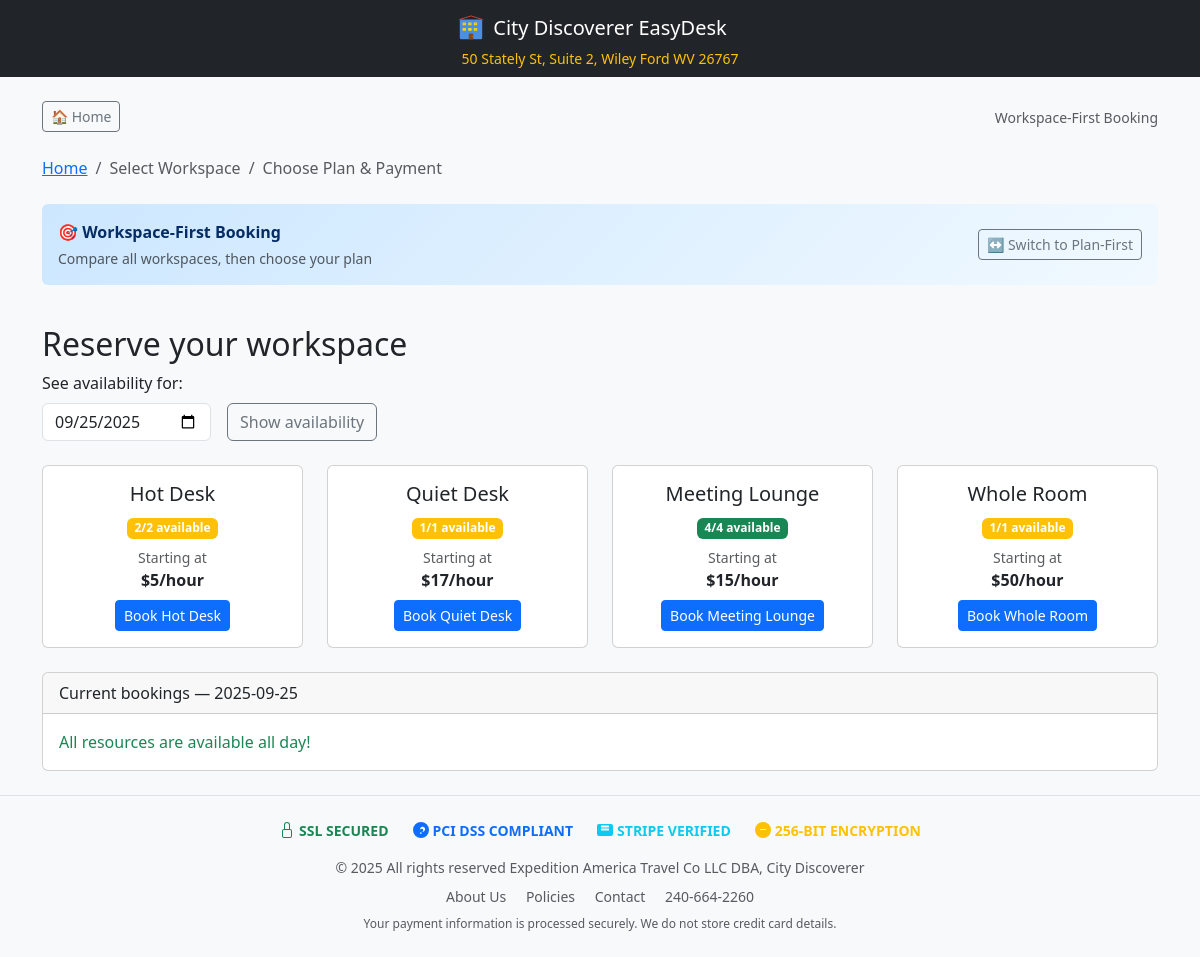
Screenshot of /book with the database file from the repository.
### main.py (models this page shows, shortened)
class Resource(db.Model):
    id = db.Column(db.Integer, primary_key=True)
    name = db.Column(db.String(120), nullable=False)
    hourly_rate_cents = db.Column(db.Integer, nullable=False)
    day_rate_cents = db.Column(db.Integer, nullable=False, default=0)
    week_rate_cents = db.Column(db.Integer, nullable=False, default=0)
    month_rate_cents = db.Column(db.Integer, nullable=False, default=0)
    capacity = db.Column(db.Integer, default=10)
    opening_hours = db.Column(db.Text)  # JSON string
    active = db.Column(db.Boolean, default=True)

### main.py (the view)
@app.get("/book")
def book_page():
    resources = Resource.query.filter_by(active=True).all()
    date = request.args.get("date") or dt.date.today().isoformat()
    pre_selected_plan = request.args.get("plan")  # Get pre-selected plan from URL
    flow_type = request.args.get("flow", "workspace-first")  # Default to workspace-first
    grouped = day_bookings(date)
    if pre_selected_plan and not request.args.get("flow"):
        flow_type = "plan-first"
    capacity_info = {}
    for r in resources:
        start_dt = parse_dt(date, "09:00")
        end_dt = parse_dt(date, "17:00")
        available = seats_left(r.id, start_dt, end_dt)
        capacity_info[r.id] = {"available": available, "total": r.capacity}
    plan_display_names = {
        "hour": "Hourly",
        "day": "Day Pass",
        "week": "Week Pass",
        "month": "Month Pass"
    }
    return render_template("book.html",
                         resources=resources,
                         promo=PROMO_CODE,
                         date=date,
                         grouped=grouped,
                         capacity_info=capacity_info,
                         as_money=as_money,
                         use_mercury=USE_MERCURY,
                         allow_pos=ALLOW_POS_CHECKOUT,
                         pre_selected_plan=pre_selected_plan,
                         flow_type=flow_type,
                         plan_display_names=plan_display_names,
                         stripe_public_key=STRIPE_PUBLIC_KEY)

### main.py (called while the page is built)
def parse_dt(date_str, time_str):
    y, m, d = map(int, date_str.split("-"))
    hh, mm = map(int, time_str.split(":"))
    return dt.datetime(y, m, d, hh, mm)

def seats_left(resource_id, start_dt, end_dt):
    resource = Resource.query.get(resource_id)
    if not resource:
        return 0
    used_seats = db.session.query(db.func.coalesce(db.func.sum(Booking.seats), 0)).filter(
        Booking.resource_id == resource_id,
        Booking.status.in_(["reserved", "paid", "checked_in", "free"]),
        Booking.start_dt < end_dt,
        Booking.end_dt > start_dt
    ).scalar() or 0
    return max(0, resource.capacity - used_seats)

def day_bookings(date_str):
    y, m, d = map(int, date_str.split("-"))
    start = dt.datetime(y, m, d, 0, 0)
    end = start + dt.timedelta(days=1)
    bookings = Booking.query.filter(
        Booking.start_dt < end,
        Booking.end_dt > start,
        Booking.status.in_(["reserved", "paid", "checked_in", "free"])
    ).order_by(Booking.resource_id, Booking.start_dt).all()
    grouped = {}
    for b in bookings:
        grouped.setdefault(b.resource_id, []).append(b)
    return grouped

### templates/book.html (shortened to what this page needs)
{% extends "base.html" %}
{% block content %}
<div class="d-flex justify-content-between align-items-center mb-4">
  <div>
    <a href="/" class="btn btn-outline-secondary btn-sm">
      🏠 Home
    </a>
  </div>
  <div class="text-end">
    {% if flow_type == 'plan-first' %}
      <small class="text-muted">Plan-First Booking</small>
    {% else %}
      <small class="text-muted">Workspace-First Booking</small>
    {% endif %}
  </div>
</div>
<nav aria-label="Booking flow breadcrumb">
  <ol class="breadcrumb mb-4">
    <li class="breadcrumb-item"><a href="/">Home</a></li>
    {% if flow_type == 'plan-first' %}
      <li class="breadcrumb-item">
        <a href="/" data-bs-toggle="modal" data-bs-target="#planSelectionModal">Choose Plan</a>
      </li>
      <li class="breadcrumb-item active">
        Select Workspace ({{ plan_display_names.get(pre_selected_plan, pre_selected_plan) }})
      </li>
      <li class="breadcrumb-item text-muted">Payment</li>
    {% else %}
      <li class="breadcrumb-item active">Select Workspace</li>
      <li class="breadcrumb-item text-muted">Choose Plan & Payment</li>
    {% endif %}
  </ol>
</nav>
{% if flow_type == 'plan-first' and pre_selected_plan %}
<div class="row mb-4">
  <div class="col-12">
    <div class="alert alert-success border-0" style="background: linear-gradient(135deg, #d4edda 0%, #f1fdf4 100%);">
      <div class="d-flex justify-content-between align-items-center">
        <div>
          <strong>✅ {{ plan_display_names.get(pre_selected_plan, pre_selected_plan) }} booking selected</strong>
          <div class="small text-muted mt-1">Choose your workspace below</div>
        </div>
        <div>
          <button class="btn btn-outline-secondary btn-sm" onclick="switchToWorkspaceFirst()">
            ↔️ Switch to Workspace-First
          </button>
          <button class="btn btn-outline-primary btn-sm ms-2" data-bs-toggle="modal" data-bs-target="#changePlanModal">
            ← Change Plan
          </button>
        </div>
      </div>
    </div>
  </div>
</div>
<h2>Choose your workspace</h2>
<p class="text-muted mb-4">
  {% if pre_selected_plan == 'hour' %}Book specific time slots with flexible scheduling{% endif %}
  {% if pre_selected_plan == 'day' %}Full day access within business hours{% endif %}
  {% if pre_selected_plan == 'week' %}7 consecutive days of unlimited access{% endif %}
  {% if pre_selected_plan == 'month' %}30 consecutive days of unlimited access{% endif %}
</p>
<div class="row g-3 mb-4">
  <div class="col-auto">
    <label class="form-label">See availability for:</label>
    <input type="date" id="selected-date" value="{{ date }}" class="form-control">
  </div>
  <div class="col-auto align-self-end">
    <button class="btn btn-outline-secondary" onclick="showAvailabilityCalendar()">Show availability</button>
  </div>
</div>
<div class="row g-4 mb-4">
  {% for r in resources %}
  <div class="col-md-6">
    <div class="card h-100 resource-card" onclick="selectResourceForPlan({{ r.id }}, '{{ r.name }}', '{{ pre_selected_plan }}')">
      <div class="card-body">
        <h5 class="card-title">{{ r.name }}</h5>
        <p class="text-muted">Capacity: {{ r.capacity }} seats</p>
        {% set info = capacity_info.get(r.id, {'available': r.capacity, 'total': r.capacity}) %}
        <span class="badge mb-3 {{ 'bg-success' if info.available > 2 else 'bg-warning' if info.available > 0 else 'bg-danger' }}">
          {{ info.available }}/{{ info.total }} available
        </span>
        <div class="pricing-display">
          {% if pre_selected_plan == 'hour' %}
            <h4 class="text-primary">${{ "%.0f"|format(r.hourly_rate_cents/100) }}<small>/hour</small></h4>
          {% elif pre_selected_plan == 'day' %}
            <h4 class="text-primary">${{ "%.0f"|format(r.day_rate_cents/100) }}<small>/day</small></h4>
          {% elif pre_selected_plan == 'week' %}
            <h4 class="text-primary">${{ "%.0f"|format(r.week_rate_cents/100) }}<small>/week</small></h4>
          {% elif pre_selected_plan == 'month' %}
            <h4 class="text-primary">${{ "%.0f"|format(r.month_rate_cents/100) }}<small>/month</small></h4>
          {% endif %}
        </div>
        <button class="btn btn-primary w-100 mt-3">
          Book {{ r.name }}
        </button>
      </div>
    </div>
  </div>
  {% endfor %}
</div>
{% else %}
<div class="row mb-4">
  <div class="col-12">
    <div class="alert alert-primary border-0" style="background: linear-gradient(135deg, #cce7ff 0%, #f1f9ff 100%);">
      <div class="d-flex justify-content-between align-items-center">
        <div>
          <strong>🎯 Workspace-First Booking</strong>
          <div class="small text-muted mt-1">Compare all workspaces, then choose your plan</div>
        </div>
        <div>
          <button class="btn btn-outline-secondary btn-sm" onclick="switchToPlanFirst()">
            ↔️ Switch to Plan-First
          </button>
        </div>
      </div>
    </div>
  </div>
</div>
<h2>Reserve your workspace</h2>
<form method="get" action="/book" class="row g-3 mb-4">
  <div class="col-auto">
    <label class="form-label">See availability for:</label>
    <input type="date" name="date" value="{{ date }}" class="form-control">
  </div>
  <div class="col-auto align-self-end">
    <button class="btn btn-outline-secondary">Show availability</button>
  </div>
</form>
<div class="row g-4 mb-4">
  {% for r in resources %}
  <div class="col-md-6 col-lg-3">
    <div class="card h-100 resource-card" data-resource-id="{{ r.id }}" onclick="selectResource({{ r.id }}, '{{ r.name }}')">
      <div class="card-body text-center">
        <h5 class="card-title">{{ r.name }}</h5>
        {% set info = capacity_info.get(r.id, {'available': r.capacity, 'total': r.capacity}) %}
        <span class="badge mb-2 {{ 'bg-success' if info.available > 2 else 'bg-warning' if info.available > 0 else 'bg-danger' }}">
          {{ info.available }}/{{ info.total }} available
        </span>
        <div class="pricing-preview">
          <small class="text-muted d-block">Starting at</small>
          <strong>${{ "%.0f"|format(r.hourly_rate_cents/100) }}/hour</strong>
        </div>
        <button class="btn btn-primary btn-sm mt-2">
          Book {{ r.name }}
        </button>
      </div>
    </div>
  </div>
  {% endfor %}
</div>
{% endif %}
<div class="card">
  <div class="card-header">Current bookings — {{ date }}</div>
  <div class="card-body">
    {% if grouped %}
      <div class="row">
        {% for resource_id, bookings in grouped.items() %}
          {% set resource = resources|selectattr("id", "equalto", resource_id)|first %}
          <div class="col-md-6 mb-3">
            <h6>{{ resource.name if resource else 'Resource ' + resource_id|string }}</h6>
            {% for b in bookings %}
              <span class="badge text-bg-secondary me-1 mb-1">
                {{ b.start_dt.strftime("%I:%M %p") }}–{{ b.end_dt.strftime("%I:%M %p") }}
                {% if b.plan_type != 'hour' %}({{ b.plan_type }} pass){% endif %}
              </span>
            {% endfor %}
          </div>
        {% endfor %}
      </div>
    {% else %}
      <p class="text-success mb-0">All resources are available all day!</p>
    {% endif %}
  </div>
</div>
{% endblock %}

### templates/base.html (shortened to what this page needs)
<!doctype html>
<html>
<head>
  <link href="https://cdn.jsdelivr.net/npm/bootstrap@5.3.3/dist/css/bootstrap.min.css" rel="stylesheet">
</head>
<body class="bg-light">
<nav class="navbar navbar-expand-lg navbar-dark bg-dark">
  <div class="container">
    <div class="mx-auto text-center">
      <a class="navbar-brand d-flex align-items-center justify-content-center" href="/">
        City Discoverer EasyDesk
      </a>
      <div class="text-warning small">50 Stately St, Suite 2, Wiley Ford WV 26767</div>
    </div>
  </div>
</nav>
<main class="container py-4">
  {% block content %}{% endblock %}
</main>
<footer class="border-top py-4 text-center small text-muted">
  <div class="container">
    <div class="d-flex justify-content-center align-items-center flex-wrap mb-3 gap-4">
      <div class="d-flex align-items-center text-success">
        <svg width="16" height="16" fill="currentColor" class="me-1" viewBox="0 0 16 16">
          <path d="M8 1a2 2 0 0 1 2 2v4H6V3a2 2 0 0 1 2-2zm3 6V3a3 3 0 0 0-6 0v4a2 2 0 0 0-2 2v5a2 2 0 0 0 2 2h6a2 2 0 0 0 2-2V9a2 2 0 0 0-2-2zM5 8h6a1 1 0 0 1 1 1v5a1 1 0 0 1-1 1H5a1 1 0 0 1-1-1V9a1 1 0 0 1 1-1z"/>
        </svg>
        <span class="fw-bold">SSL SECURED</span>
      </div>
      <div class="d-flex align-items-center text-primary">
        <svg width="16" height="16" fill="currentColor" class="me-1" viewBox="0 0 16 16">
          <path d="M8 0a8 8 0 1 0 0 16A8 8 0 0 0 8 0zM7.002 11.002a.868.868 0 1 1 1.736 0 .868.868 0 0 1-1.736 0zm.282-3.999a.5.5 0 0 1-.004-.693A2.5 2.5 0 1 1 10.5 9.5a.5.5 0 0 1-1 0 1.5 1.5 0 1 0-2.216-1.192z"/>
        </svg>
        <span class="fw-bold">PCI DSS COMPLIANT</span>
      </div>
      <div class="d-flex align-items-center text-info">
        <span class="fw-bold">STRIPE VERIFIED</span>
      </div>
      <div class="d-flex align-items-center text-warning">
        <svg width="16" height="16" fill="currentColor" class="me-1" viewBox="0 0 16 16">
          <path d="M5.5 7a.5.5 0 0 0 0 1h5a.5.5 0 0 0 0-1h-5zM8 0a8 8 0 1 1 0 16A8 8 0 0 1 8 0zM7 2.5A1.5 1.5 0 0 1 8.5 1h.5a.5.5 0 0 1 0 1h-.5a.5.5 0 0 0-.5.5v1h1a.5.5 0 0 1 0 1H7a.5.5 0 0 1-.5-.5v-1A1.5 1.5 0 0 1 7 2.5z"/>
        </svg>
        <span class="fw-bold">256-BIT ENCRYPTION</span>
      </div>
    </div>
    <div class="text-muted">
      © 2025 All rights reserved Expedition America Travel Co LLC DBA, City Discoverer
    </div>
    <div class="mt-2">
      <a href="/about" class="text-decoration-none text-muted me-3">About Us</a>
      <a href="/policies" class="text-decoration-none text-muted me-3">Policies</a>
      <a href="mailto:hello@citydiscoverer.ai" class="text-decoration-none text-muted me-3">Contact</a>
      <a href="tel:240-664-2260" class="text-decoration-none text-muted">240-664-2260</a>
    </div>
    <div class="text-muted mt-2" style="font-size: 0.75rem;">
      Your payment information is processed securely. We do not store credit card details.
    </div>
  </div>
</footer>
</body>
</html>

### rows the page displays
Resource: name "Hot Desk", available "2", total "2", r.hourly_rate_cents/100 "5"
Resource: name "Quiet Desk", available "1", total "1", r.hourly_rate_cents/100 "17"
Resource: name "Meeting Lounge", available "4", total "4", r.hourly_rate_cents/100 "15"
Resource: name "Whole Room", available "1", total "1", r.hourly_rate_cents/100 "50"

### other values shown
{{ date }} "2025-09-25"
